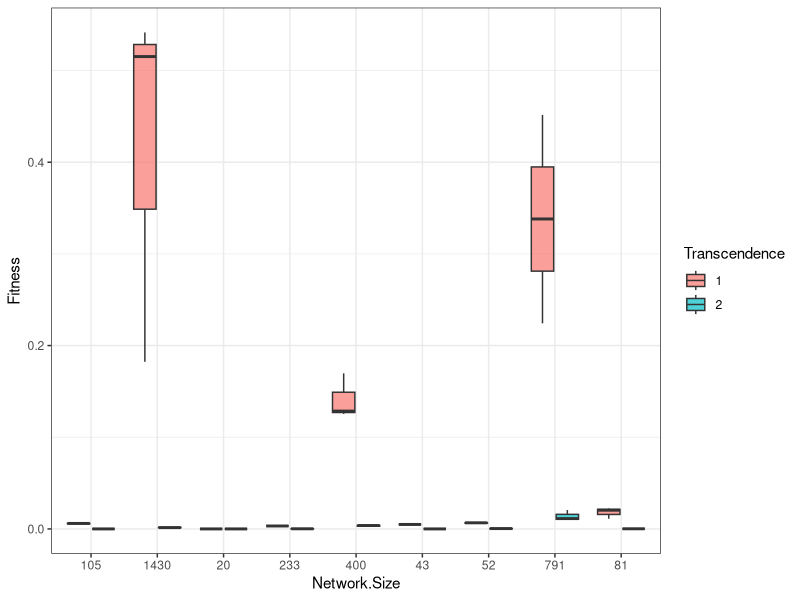
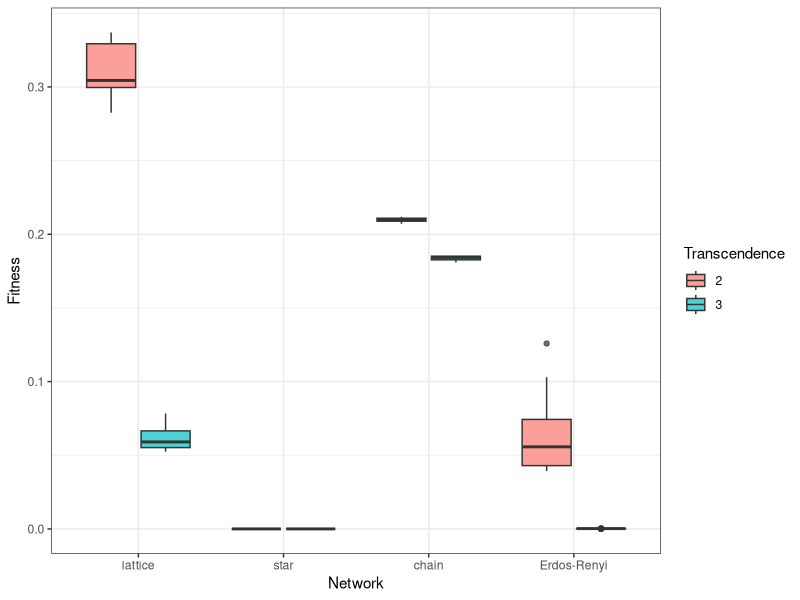

Here is the R script that generated these plots, in order:
# Analysis of data for EvoComp Project
# P. Alexander Burnham
# November 25, 2019



# read in our data (using partial data right now (only three reps)) - Alex
RealData <- read.csv("realNWdata.csv", 
                              header = FALSE,
                              stringsAsFactors = FALSE)

library(dplyr)
library(ggplot2)

names(RealData) <- c('Fitness', 'Func.Calls', "Transcendence", 'Network.Size')

RealData$Transcendence <- as.character(RealData$Transcendence)
RealData$Network.Size <- as.character(RealData$Network.Size)

ggplot(RealData, aes(y = Fitness, x = Network.Size, fill = Transcendence)) +
  geom_boxplot(alpha=0.7) + theme_bw()




# read in our data (using partial data right now (only three reps)) - Alex
toyData <- read.csv("toyNWdata.csv", 
                     header = FALSE,
                     stringsAsFactors = FALSE)

names(toyData) <- c('Fitness', 'Func.Calls', 'Network' , "Transcendence")

toyData$Network <- as.factor(toyData$Network)
toyData$Transcendence <- as.character(toyData$Transcendence)

toyData$Network <- factor(toyData$Network, levels = c('1', '2', '3','4'), 
       labels = c('lattice', 'star', 'chain', 'Erdos-Renyi'))

ggplot(toyData, aes(y = Fitness, x = Network, fill = Transcendence)) +
  geom_boxplot(alpha=0.7) + theme_bw()


